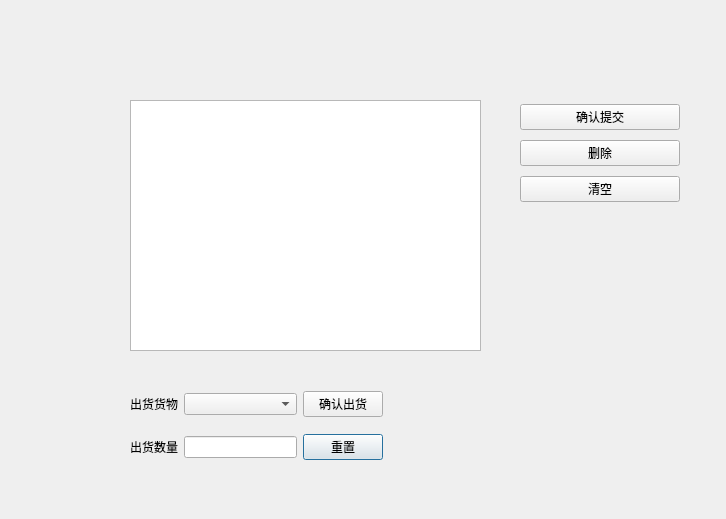
<?xml version="1.0" encoding="UTF-8"?>
<ui version="4.0">
 <class>SalesDialog</class>
 <widget class="QDialog" name="SalesDialog">
  <property name="geometry">
   <rect>
    <x>0</x>
    <y>0</y>
    <width>726</width>
    <height>519</height>
   </rect>
  </property>
  <property name="windowTitle">
   <string>Dialog</string>
  </property>
  <widget class="QTableView" name="tableView">
   <property name="geometry">
    <rect>
     <x>130</x>
     <y>100</y>
     <width>351</width>
     <height>251</height>
    </rect>
   </property>
  </widget>
  <widget class="QWidget" name="horizontalLayoutWidget">
   <property name="geometry">
    <rect>
     <x>130</x>
     <y>380</y>
     <width>253</width>
     <height>93</height>
    </rect>
   </property>
   <layout class="QHBoxLayout" name="horizontalLayout_2">
    <item>
     <layout class="QGridLayout" name="gridLayout">
      <item row="1" column="0">
       <widget class="QLabel" name="label">
        <property name="text">
         <string>出货货物</string>
        </property>
       </widget>
      </item>
      <item row="2" column="1">
       <widget class="QLineEdit" name="lineEdit"/>
      </item>
      <item row="2" column="0">
       <widget class="QLabel" name="label_2">
        <property name="text">
         <string>出货数量</string>
        </property>
       </widget>
      </item>
      <item row="1" column="1">
       <widget class="QComboBox" name="comboBox"/>
      </item>
      <item row="2" column="2">
       <layout class="QVBoxLayout" name="verticalLayout">
        <item>
         <widget class="QPushButton" name="pushButton_2">
          <property name="text">
           <string>重置</string>
          </property>
         </widget>
        </item>
       </layout>
      </item>
      <item row="1" column="2">
       <widget class="QPushButton" name="pushButton">
        <property name="text">
         <string>确认出货</string>
        </property>
       </widget>
      </item>
     </layout>
    </item>
   </layout>
  </widget>
  <widget class="QWidget" name="verticalLayoutWidget_2">
   <property name="geometry">
    <rect>
     <x>520</x>
     <y>100</y>
     <width>160</width>
     <height>107</height>
    </rect>
   </property>
   <layout class="QVBoxLayout" name="verticalLayout_2">
    <item>
     <widget class="QPushButton" name="pushButton_3">
      <property name="text">
       <string>确认提交</string>
      </property>
     </widget>
    </item>
    <item>
     <widget class="QPushButton" name="pushButton_4">
      <property name="text">
       <string>删除</string>
      </property>
     </widget>
    </item>
    <item>
     <widget class="QPushButton" name="pushButton_5">
      <property name="text">
       <string>清空</string>
      </property>
     </widget>
    </item>
   </layout>
  </widget>
 </widget>
 <resources/>
 <connections/>
</ui>
